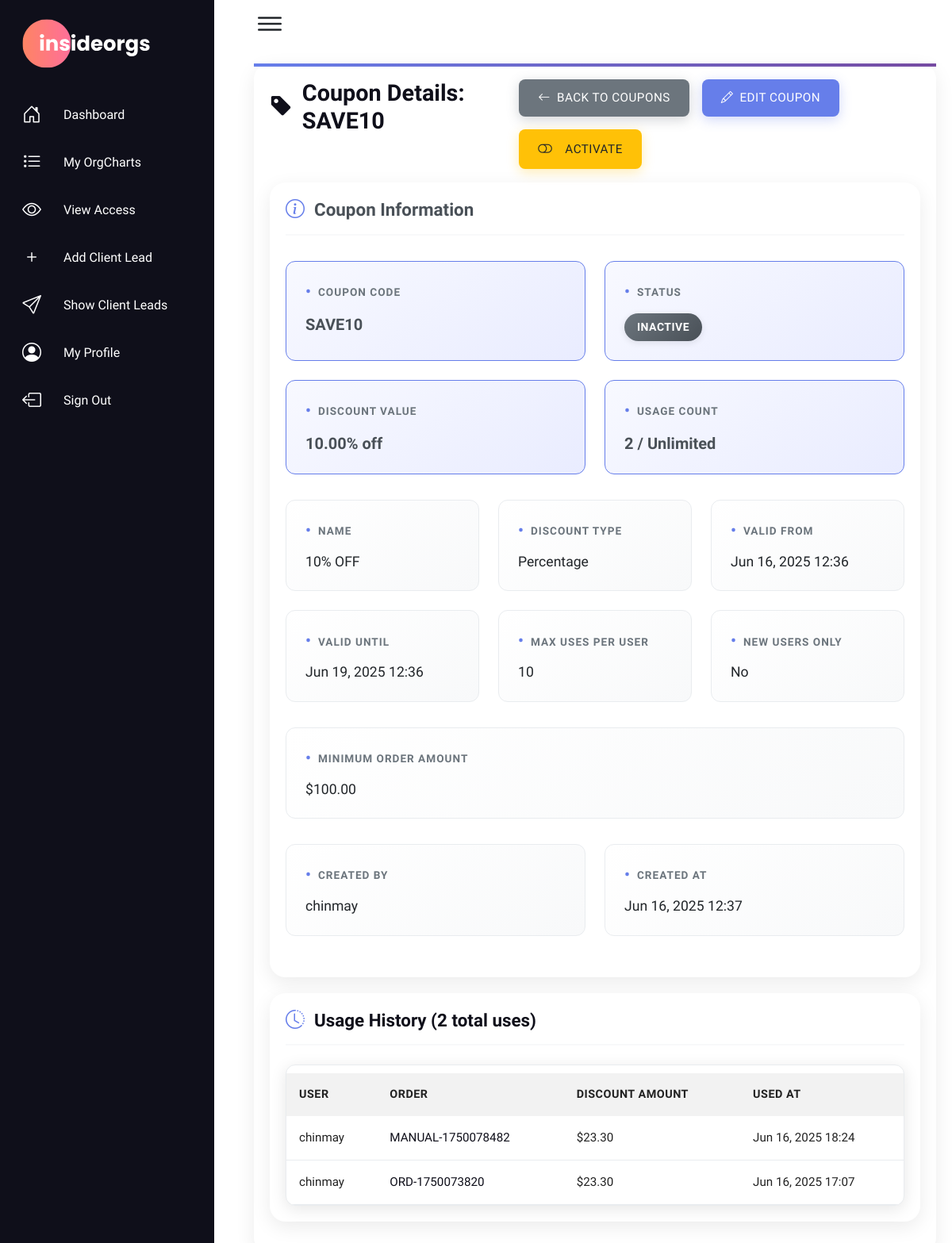
The app's page /coupons/1/ (signed in) with its own data.
### myapp/models.py (models this page shows, shortened)
class Coupon(models.Model):
    DISCOUNT_TYPE_CHOICES = [
        ('percentage', 'Percentage'),
        ('fixed', 'Fixed Amount'),
    ]
    COUPON_STATUS_CHOICES = [
        ('active', 'Active'),
        ('inactive', 'Inactive'),
        ('expired', 'Expired'),
    ]
    code = models.CharField(max_length=50, unique=True, help_text="Coupon code (case-insensitive)")
    name = models.CharField(max_length=200, help_text="Internal name for the coupon")
    description = models.TextField(blank=True, null=True, help_text="Description of the coupon offer")
    discount_type = models.CharField(max_length=10, choices=DISCOUNT_TYPE_CHOICES, default='percentage')
    discount_value = models.DecimalField(max_digits=10, decimal_places=2, help_text="Percentage (0-100) or fixed amount")
    max_uses = models.PositiveIntegerField(null=True, blank=True, help_text="Maximum number of times this coupon can be used (leave blank for unlimited)")
    max_uses_per_user = models.PositiveIntegerField(default=1, help_text="Maximum uses per user")
    current_uses = models.PositiveIntegerField(default=0, help_text="Current number of times this coupon has been used")
    minimum_order_amount = models.DecimalField(max_digits=10, decimal_places=2, null=True, blank=True, help_text="Minimum order amount required")
    maximum_discount_amount = models.DecimalField(max_digits=10, decimal_places=2, null=True, blank=True, help_text="Maximum discount amount (for percentage coupons)")
    valid_from = models.DateTimeField(help_text="When the coupon becomes valid")
    valid_until = models.DateTimeField(help_text="When the coupon expires")
    allowed_users = models.ManyToManyField(User, blank=True, help_text="Specific users who can use this coupon (leave blank for all users)")
    new_users_only = models.BooleanField(default=False, help_text="Only available to users who haven't made a purchase before")
    applicable_charts = models.ManyToManyField(chart, blank=True, help_text="Specific charts this coupon applies to (leave blank for all charts)")
    status = models.CharField(max_length=10, choices=COUPON_STATUS_CHOICES, default='active')
    created_by = models.ForeignKey(User, on_delete=models.SET_NULL, null=True, blank=True, related_name='created_coupons')
    created_at = models.DateTimeField(auto_now_add=True)
    updated_at = models.DateTimeField(auto_now=True)
    class Meta:
        ordering = ['-created_at']
        verbose_name = "Coupon"
        verbose_name_plural = "Coupons"
    def get_discount_display(self):
        if self.discount_type == 'percentage':
            return f"{self.discount_value}% off"
        else:
            return f"${self.discount_value} off"

class CouponUsage(models.Model):
    coupon = models.ForeignKey(Coupon, on_delete=models.CASCADE, related_name='usages')
    user = models.ForeignKey(User, on_delete=models.CASCADE)
    order = models.ForeignKey(Order, on_delete=models.CASCADE, null=True, blank=True)
    discount_amount = models.DecimalField(max_digits=10, decimal_places=2)
    used_at = models.DateTimeField(auto_now_add=True)
    class Meta:
        verbose_name = "Coupon Usage"
        verbose_name_plural = "Coupon Usages"
        unique_together = ['coupon', 'order']  # Prevent duplicate usage on same order

class Order(models.Model):
    ORDER_STATUS_CHOICES = [
        ('pending', 'Pending'),
        ('completed', 'Completed'),
        ('failed', 'Failed'),
        ('refunded', 'Refunded'),
        ('expired', 'Expired'),
    ]
    user = models.ForeignKey(User, on_delete=models.CASCADE, related_name='orders')
    order_id = models.CharField(max_length=100, unique=True)
    payment_id = models.CharField(max_length=100, blank=True, null=True)
    razorpay_order_id = models.CharField(max_length=100, blank=True, null=True)
    razorpay_payment_id = models.CharField(max_length=100, blank=True, null=True)
    total_amount = models.DecimalField(max_digits=10, decimal_places=2)
    base_amount = models.DecimalField(max_digits=10, decimal_places=2, default=0)
    processing_fee = models.DecimalField(max_digits=10, decimal_places=2, default=0, help_text="5.5% processing fee")
    billing_name = models.CharField(max_length=200, blank=True, null=True)
    billing_address = models.TextField(blank=True, null=True)
    billing_phone = models.CharField(max_length=20, blank=True, null=True)
    currency = models.CharField(max_length=3, default='USD')
    status = models.CharField(max_length=20, choices=ORDER_STATUS_CHOICES, default='pending')
    created_by = models.ForeignKey(User, on_delete=models.SET_NULL, null=True, blank=True, related_name='created_orders', help_text="Admin who manually created this order")
    created_at = models.DateTimeField(auto_now_add=True)
    updated_at = models.DateTimeField(auto_now=True)
    payment_method = models.CharField(max_length=20, blank=True, null=True, default='')
    items_data = models.JSONField(default=list)
    applied_coupon = models.ForeignKey('Coupon', on_delete=models.SET_NULL, null=True, blank=True, related_name='orders')
    coupon_code = models.CharField(max_length=50, blank=True, null=True, help_text="Coupon code used (stored for historical record)")
    discount_amount = models.DecimalField(max_digits=10, decimal_places=2, default=0, help_text="Amount discounted by coupon")
    class Meta:
        ordering = ['-created_at']

### myapp/views.py (the view)
# urls.py: path('coupons/<int:coupon_id>/', views.coupon_detail, name='coupon_detail'),
@login_required
@user_passes_test(lambda u: u.is_superuser)
def coupon_detail(request, coupon_id):
    coupon = get_object_or_404(Coupon, id=coupon_id)
    usage_history = CouponUsage.objects.filter(coupon=coupon).order_by('-used_at')
    paginator = Paginator(usage_history, 20)
    page_number = request.GET.get('page')
    usages = paginator.get_page(page_number)
    context = {
        'coupon': coupon,
        'usages': usages,
        'usage_count': usage_history.count(),
        'remaining_uses': (coupon.max_uses - coupon.current_uses) if coupon.max_uses else 'Unlimited',
    }
    return render(request, 'coupon_detail.html', context)

### myapp/context_processors.py (called while the page is built)
def cart_context(request):
    cart_item_count = 0
    cart = None
    if request.user.is_authenticated:
        try:
            cart = Cart.objects.get(user=request.user)
            cart_item_count = cart.get_total_items()
        except Cart.DoesNotExist:
            cart_item_count = 0
    return {
        'cart_item_count': cart_item_count,
        'user_cart': cart
    }

### myapp/templates/coupon_detail.html (shortened to what this page needs)
{% extends 'base_index.html' %}
{% load static %}
{% block content %}
<div class="details">
    <div class="recentOrders">
        <div class="cardHeader">
            <h2>
                <i class="bi bi-tag-fill"></i>
                Coupon Details: {{ coupon.code }}
            </h2>
            <div class="actions-bar">
                <a href="{% url 'admin_coupons' %}" class="btn-action  btn-secondary">
                    <i class="bi bi-arrow-left"></i> Back to Coupons
                </a>
                <a href="{% url 'edit_coupon' coupon.id %}" class="btn-action  btn-primary">
                    <i class="bi bi-pencil"></i> Edit Coupon
                </a>               <button type="button" class="btn-action  btn-warning toggle-status"
        data-coupon-id="{{ coupon.id }}" data-current-status="{{ coupon.status }}"
        id="toggleStatusBtn">
    <i class="bi {% if coupon.status == 'active' %}bi-toggle-on{% else %}bi-toggle-off{% endif %}" id="toggleIcon"></i>
    <span id="toggleText">{% if coupon.status == 'active' %}Deactivate{% else %}Activate{% endif %}</span>
</button>
            </div>
        </div>
        <div class="detail-card">
            <h4>
                <i class="bi bi-info-circle"></i> Coupon Information
            </h4>
            <div class="info-grid-primary">
                <div class="detail-item priority-high">
                    <div class="detail-label">Coupon Code</div>
                    <div class="detail-value">{{ coupon.code }}</div>
                </div>
                <div class="detail-item priority-high">
                    <div class="detail-label">Status</div>
                    <div class="detail-value">
                        <span class="status-badge status-{{ coupon.status }}">
                            {{ coupon.get_status_display }}
                        </span>
                    </div>
                </div>
                <div class="detail-item priority-high">
                    <div class="detail-label">Discount Value</div>
                    <div class="detail-value">{{ coupon.get_discount_display }}</div>
                </div>
                <div class="detail-item priority-high">
                    <div class="detail-label">Usage Count</div>
                    <div class="detail-value">
                        {{ coupon.current_uses }}{% if coupon.max_uses %} / {{ coupon.max_uses }}{% else %} / Unlimited{% endif %}
                    </div>
                </div>
            </div>
            <div class="info-grid-secondary">
                <div class="detail-item">
                    <div class="detail-label">Name</div>
                    <div class="detail-value">{{ coupon.name }}</div>
                </div>
                <div class="detail-item">
                    <div class="detail-label">Discount Type</div>
                    <div class="detail-value">{{ coupon.get_discount_type_display }}</div>
                </div>
                <div class="detail-item">
                    <div class="detail-label">Valid From</div>
                    <div class="detail-value">{{ coupon.valid_from|date:"M d, Y H:i" }}</div>
                </div>
                <div class="detail-item">
                    <div class="detail-label">Valid Until</div>
                    <div class="detail-value">{{ coupon.valid_until|date:"M d, Y H:i" }}</div>
                </div>
                <div class="detail-item">
                    <div class="detail-label">Max Uses Per User</div>
                    <div class="detail-value">{{ coupon.max_uses_per_user }}</div>
                </div>
                <div class="detail-item">
                    <div class="detail-label">New Users Only</div>
                    <div class="detail-value">{{ coupon.new_users_only|yesno:"Yes,No" }}</div>
                </div>
            </div>
            {% if coupon.minimum_order_amount or coupon.maximum_discount_amount %}
            <div class="info-grid-secondary">
                {% if coupon.minimum_order_amount %}
                <div class="detail-item">
                    <div class="detail-label">Minimum Order Amount</div>
                    <div class="detail-value">${{ coupon.minimum_order_amount }}</div>
                </div>
                {% endif %}
            </div>
            {% endif %}
            <div class="info-grid-secondary">
                <div class="detail-item">
                    <div class="detail-label">Created By</div>
                    <div class="detail-value">{{ coupon.created_by.username|default:"System" }}</div>
                </div>
                <div class="detail-item">
                    <div class="detail-label">Created At</div>
                    <div class="detail-value">{{ coupon.created_at|date:"M d, Y H:i" }}</div>
                </div>
            </div>
        </div>
        <div class="detail-card">
            <h4 style="margin-bottom: 1.5rem; color: var(--blue);">
                <i class="bi bi-clock-history"></i> Usage History ({{ usage_count }} total uses)
            </h4>
            {% if usages %}
                <div class="usage-table">
                    <table style="width: 100%;">
                        <thead style="background: #f8f9fa;">
                            <tr>
                                <th style="padding: 1rem; text-align: left;">User</th>
                                <th style="padding: 1rem; text-align: left;">Order</th>
                                <th style="padding: 1rem; text-align: left;">Discount Amount</th>
                                <th style="padding: 1rem; text-align: left;">Used At</th>
                            </tr>
                        </thead>
                        <tbody>
                            {% for usage in usages %}
                            <tr style="border-bottom: 1px solid #e9ecef;">
                                <td style="padding: 1rem;">{{ usage.user.username }}</td>
                                <td style="padding: 1rem;">
                                    {% if usage.order %}
                                        <a href="{% url 'admin_order_detail' usage.order.id %}" class="order-link">
                                            {{ usage.order.order_id }}
                                        </a>
                                    {% else %}
                                        -
                                    {% endif %}
                                </td>
                                <td style="padding: 1rem;">${{ usage.discount_amount }}</td>
                                <td style="padding: 1rem;">{{ usage.used_at|date:"M d, Y H:i" }}</td>
                            </tr>
                            {% endfor %}
                        </tbody>
                    </table>
                </div>
            {% else %}
                <div style="text-align: center; padding: 3rem; color: #6c757d;">
                    <i class="bi bi-inbox" style="font-size: 3rem; margin-bottom: 1rem;"></i>
                    <h5>No Usage History</h5>
                    <p>This coupon hasn't been used yet.</p>
                </div>
            {% endif %}
        </div>
    </div>
</div>
{% endblock %}

### myapp/static/home/css/style.css (style rules this page uses)
* { font-family: "Ubuntu", sans-serif; margin: 0; padding: 0; box-sizing: border-box; }
:root { --blue: #0f0f1a; --white: #fff; --gray: #f5f5f5; --black1: #222; --black2: #999; }
body { min-height: 100vh; overflow-x: hidden; }
.details { position: relative; width: 100%; padding: 20px; display: grid; grid-gap: 30px; }
.details .recentOrders { position: relative; display: grid; min-height: 450px; background: var(--white); padding: 20px; box-shadow: 0 7px 25px rgba(0, 0, 0, 0.08); border-radius: 20px; }
.details .cardHeader { display: flex; justify-content: space-between; align-items: flex-start; height: 100px; }
.cardHeader h2 { font-weight: 600; color: var(--blue); }
th { background-color: #f2f2f2; }
.details table { width: 100%; border-collapse: collapse; margin-top: 10px; }
.details .recentOrders table tr { color: var(--black1); border-bottom: 1px solid rgba(0, 0, 0, 0.1); }
.details .recentOrders table tr:last-child { border-bottom: none; }
.details .recentOrders table tr td { padding: 10px; }
.details .recentOrders table tr td:last-child { text-align: start; }
.details .recentOrders table tr td:nth-child(2) { text-align: start; }
.details .recentOrders table tr td:nth-child(3) { text-align: start; }

### records on screen
Coupon: code "SAVE10", status "INACTIVE", discount "10.00% off", current_uses "2", name "10% OFF", discount_type "Percentage", valid_from "Jun 16, 2025 12:36", valid_until "Jun 19, 2025 12:36", max_uses_per_user "10", new_users_only "No", minimum_order_amount "100.00", created_by.username "chinmay", created_at "Jun 16, 2025 12:37"
CouponUsage: user.username "chinmay", order.order_id "MANUAL-1750078482", discount_amount "23.30", used_at "Jun 16, 2025 18:24"
CouponUsage: user.username "chinmay", order.order_id "ORD-1750073820", discount_amount "23.30", used_at "Jun 16, 2025 17:07"

### other values on screen
{{ usage_count }} "2"
